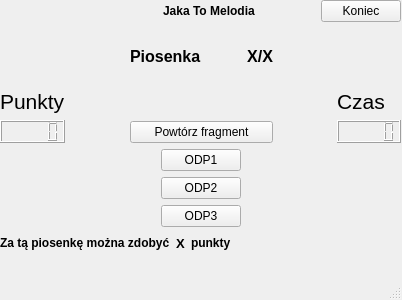
<?xml version="1.0" encoding="UTF-8"?>
<ui version="4.0">
 <class>MainWindow</class>
 <widget class="QMainWindow" name="MainWindow">
  <property name="geometry">
   <rect>
    <x>0</x>
    <y>0</y>
    <width>402</width>
    <height>300</height>
   </rect>
  </property>
  <property name="windowTitle">
   <string>MainWindow</string>
  </property>
  <widget class="QWidget" name="centralwidget">
   <widget class="QLabel" name="label_2">
    <property name="geometry">
     <rect>
      <x>450</x>
      <y>20</y>
      <width>46</width>
      <height>13</height>
     </rect>
    </property>
    <property name="text">
     <string>TextLabel</string>
    </property>
   </widget>
   <widget class="QWidget" name="">
    <property name="geometry">
     <rect>
      <x>0</x>
      <y>0</y>
      <width>401</width>
      <height>253</height>
     </rect>
    </property>
    <layout class="QVBoxLayout" name="verticalLayout_5">
     <item>
      <layout class="QHBoxLayout" name="horizontalLayout_4">
       <item>
        <spacer name="horizontalSpacer_5">
         <property name="orientation">
          <enum>Qt::Horizontal</enum>
         </property>
         <property name="sizeHint" stdset="0">
          <size>
           <width>40</width>
           <height>20</height>
          </size>
         </property>
        </spacer>
       </item>
       <item>
        <widget class="QLabel" name="label_6">
         <property name="font">
          <font>
           <weight>75</weight>
           <bold>true</bold>
          </font>
         </property>
         <property name="text">
          <string>Jaka To Melodia</string>
         </property>
        </widget>
       </item>
       <item>
        <spacer name="horizontalSpacer_4">
         <property name="orientation">
          <enum>Qt::Horizontal</enum>
         </property>
         <property name="sizeType">
          <enum>QSizePolicy::Preferred</enum>
         </property>
         <property name="sizeHint" stdset="0">
          <size>
           <width>60</width>
           <height>20</height>
          </size>
         </property>
        </spacer>
       </item>
       <item>
        <widget class="QPushButton" name="pushButton_5">
         <property name="text">
          <string>Koniec</string>
         </property>
        </widget>
       </item>
      </layout>
     </item>
     <item>
      <layout class="QHBoxLayout" name="horizontalLayout_3">
       <item>
        <layout class="QVBoxLayout" name="verticalLayout_2">
         <item>
          <spacer name="verticalSpacer_2">
           <property name="orientation">
            <enum>Qt::Vertical</enum>
           </property>
           <property name="sizeHint" stdset="0">
            <size>
             <width>20</width>
             <height>40</height>
            </size>
           </property>
          </spacer>
         </item>
         <item>
          <widget class="QLabel" name="label">
           <property name="font">
            <font>
             <pointsize>16</pointsize>
            </font>
           </property>
           <property name="text">
            <string>Punkty</string>
           </property>
          </widget>
         </item>
         <item>
          <widget class="QLCDNumber" name="lcdNumber">
           <property name="font">
            <font>
             <pointsize>10</pointsize>
            </font>
           </property>
          </widget>
         </item>
        </layout>
       </item>
       <item>
        <spacer name="horizontalSpacer">
         <property name="orientation">
          <enum>Qt::Horizontal</enum>
         </property>
         <property name="sizeHint" stdset="0">
          <size>
           <width>40</width>
           <height>20</height>
          </size>
         </property>
        </spacer>
       </item>
       <item>
        <layout class="QVBoxLayout" name="verticalLayout_4">
         <item>
          <layout class="QHBoxLayout" name="horizontalLayout_2">
           <item>
            <widget class="QLabel" name="label_4">
             <property name="font">
              <font>
               <pointsize>12</pointsize>
               <weight>75</weight>
               <bold>true</bold>
              </font>
             </property>
             <property name="text">
              <string>Piosenka</string>
             </property>
            </widget>
           </item>
           <item>
            <spacer name="horizontalSpacer_3">
             <property name="orientation">
              <enum>Qt::Horizontal</enum>
             </property>
             <property name="sizeHint" stdset="0">
              <size>
               <width>40</width>
               <height>20</height>
              </size>
             </property>
            </spacer>
           </item>
           <item>
            <widget class="QLabel" name="label_5">
             <property name="font">
              <font>
               <pointsize>12</pointsize>
               <weight>75</weight>
               <bold>true</bold>
              </font>
             </property>
             <property name="text">
              <string>X/X</string>
             </property>
             <property name="alignment">
              <set>Qt::AlignRight|Qt::AlignTrailing|Qt::AlignVCenter</set>
             </property>
            </widget>
           </item>
          </layout>
         </item>
         <item>
          <spacer name="verticalSpacer">
           <property name="orientation">
            <enum>Qt::Vertical</enum>
           </property>
           <property name="sizeType">
            <enum>QSizePolicy::Fixed</enum>
           </property>
           <property name="sizeHint" stdset="0">
            <size>
             <width>20</width>
             <height>30</height>
            </size>
           </property>
          </spacer>
         </item>
         <item>
          <widget class="QPushButton" name="pushButton_4">
           <property name="text">
            <string>Powtórz fragment</string>
           </property>
          </widget>
         </item>
        </layout>
       </item>
       <item>
        <spacer name="horizontalSpacer_2">
         <property name="orientation">
          <enum>Qt::Horizontal</enum>
         </property>
         <property name="sizeHint" stdset="0">
          <size>
           <width>40</width>
           <height>20</height>
          </size>
         </property>
        </spacer>
       </item>
       <item>
        <layout class="QVBoxLayout" name="verticalLayout_3">
         <item>
          <spacer name="verticalSpacer_3">
           <property name="orientation">
            <enum>Qt::Vertical</enum>
           </property>
           <property name="sizeHint" stdset="0">
            <size>
             <width>20</width>
             <height>40</height>
            </size>
           </property>
          </spacer>
         </item>
         <item>
          <widget class="QLabel" name="label_3">
           <property name="font">
            <font>
             <pointsize>16</pointsize>
            </font>
           </property>
           <property name="text">
            <string>Czas</string>
           </property>
          </widget>
         </item>
         <item>
          <widget class="QLCDNumber" name="lcdNumber_2"/>
         </item>
        </layout>
       </item>
      </layout>
     </item>
     <item>
      <layout class="QHBoxLayout" name="horizontalLayout_5">
       <item>
        <spacer name="horizontalSpacer_6">
         <property name="orientation">
          <enum>Qt::Horizontal</enum>
         </property>
         <property name="sizeHint" stdset="0">
          <size>
           <width>40</width>
           <height>20</height>
          </size>
         </property>
        </spacer>
       </item>
       <item>
        <layout class="QVBoxLayout" name="verticalLayout">
         <item>
          <widget class="QPushButton" name="pushButton">
           <property name="text">
            <string>ODP1</string>
           </property>
          </widget>
         </item>
         <item>
          <widget class="QPushButton" name="pushButton_2">
           <property name="text">
            <string>ODP2</string>
           </property>
          </widget>
         </item>
         <item>
          <widget class="QPushButton" name="pushButton_3">
           <property name="text">
            <string>ODP3</string>
           </property>
          </widget>
         </item>
        </layout>
       </item>
       <item>
        <spacer name="horizontalSpacer_7">
         <property name="orientation">
          <enum>Qt::Horizontal</enum>
         </property>
         <property name="sizeHint" stdset="0">
          <size>
           <width>40</width>
           <height>20</height>
          </size>
         </property>
        </spacer>
       </item>
      </layout>
     </item>
     <item>
      <layout class="QHBoxLayout" name="horizontalLayout">
       <item>
        <widget class="QLabel" name="label_7">
         <property name="font">
          <font>
           <weight>75</weight>
           <bold>true</bold>
          </font>
         </property>
         <property name="text">
          <string>Za tą piosenkę można zdobyć</string>
         </property>
        </widget>
       </item>
       <item>
        <widget class="QLabel" name="label_9">
         <property name="font">
          <font>
           <pointsize>10</pointsize>
           <weight>75</weight>
           <bold>true</bold>
          </font>
         </property>
         <property name="text">
          <string>X</string>
         </property>
         <property name="alignment">
          <set>Qt::AlignCenter</set>
         </property>
        </widget>
       </item>
       <item>
        <widget class="QLabel" name="label_8">
         <property name="font">
          <font>
           <weight>75</weight>
           <bold>true</bold>
          </font>
         </property>
         <property name="text">
          <string>punkty</string>
         </property>
        </widget>
       </item>
       <item>
        <spacer name="horizontalSpacer_8">
         <property name="orientation">
          <enum>Qt::Horizontal</enum>
         </property>
         <property name="sizeHint" stdset="0">
          <size>
           <width>40</width>
           <height>20</height>
          </size>
         </property>
        </spacer>
       </item>
      </layout>
     </item>
    </layout>
   </widget>
  </widget>
  <widget class="QMenuBar" name="menubar">
   <property name="geometry">
    <rect>
     <x>0</x>
     <y>0</y>
     <width>402</width>
     <height>21</height>
    </rect>
   </property>
  </widget>
  <widget class="QStatusBar" name="statusbar"/>
 </widget>
 <resources/>
 <connections/>
</ui>
